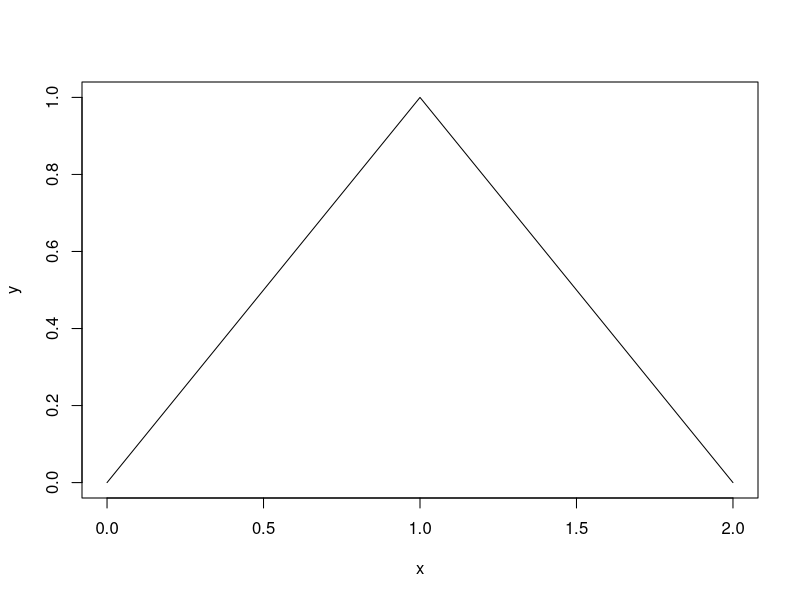
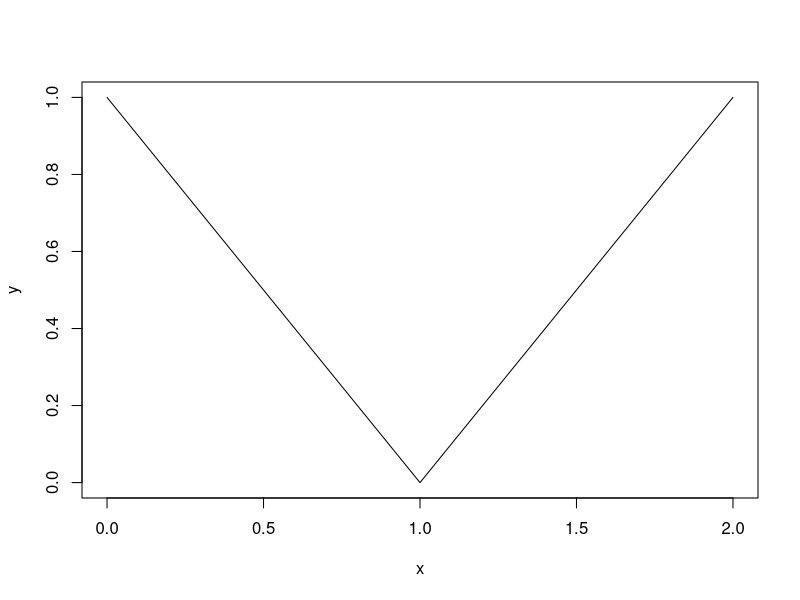
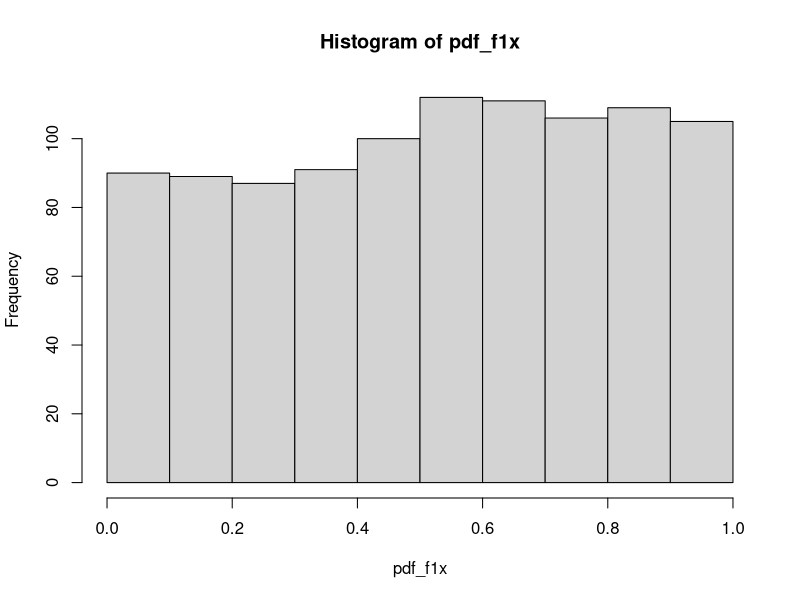
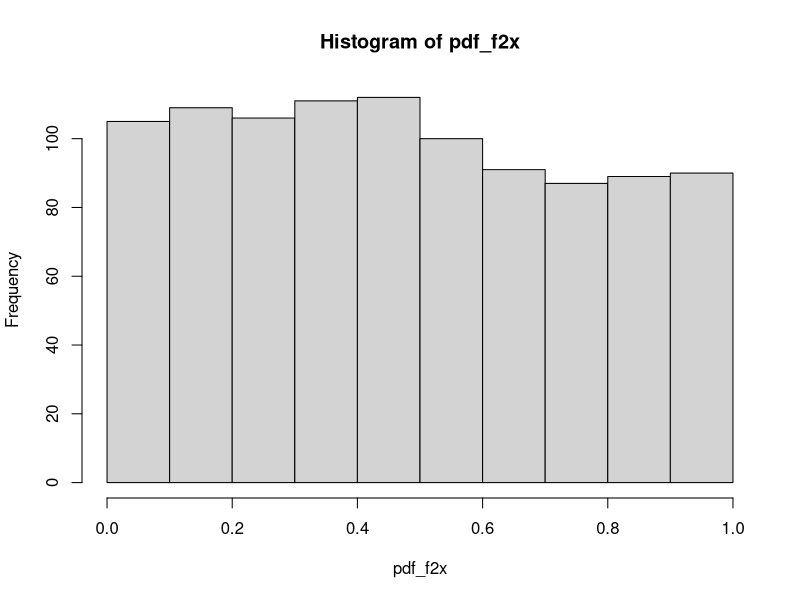
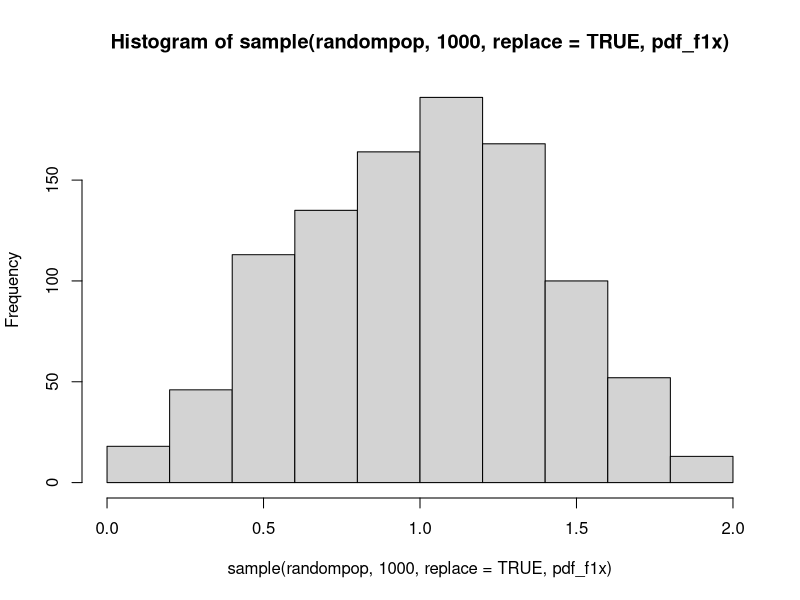
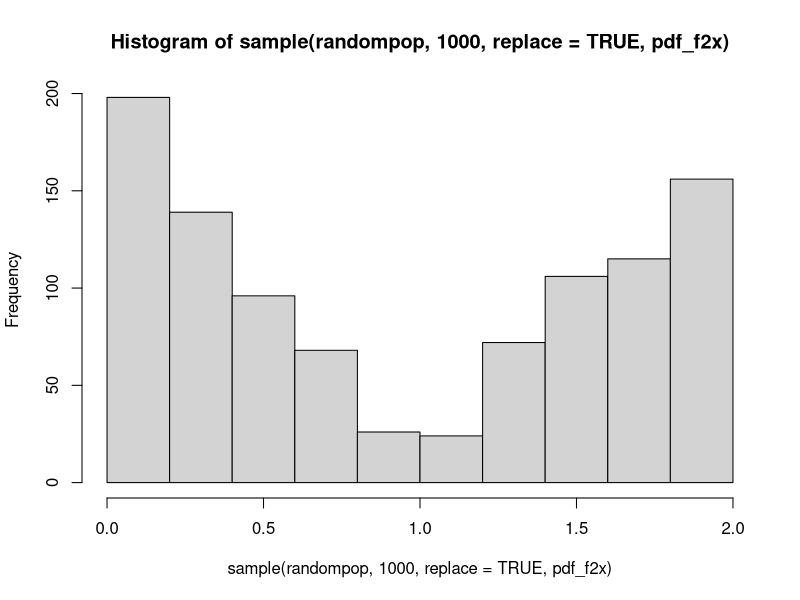
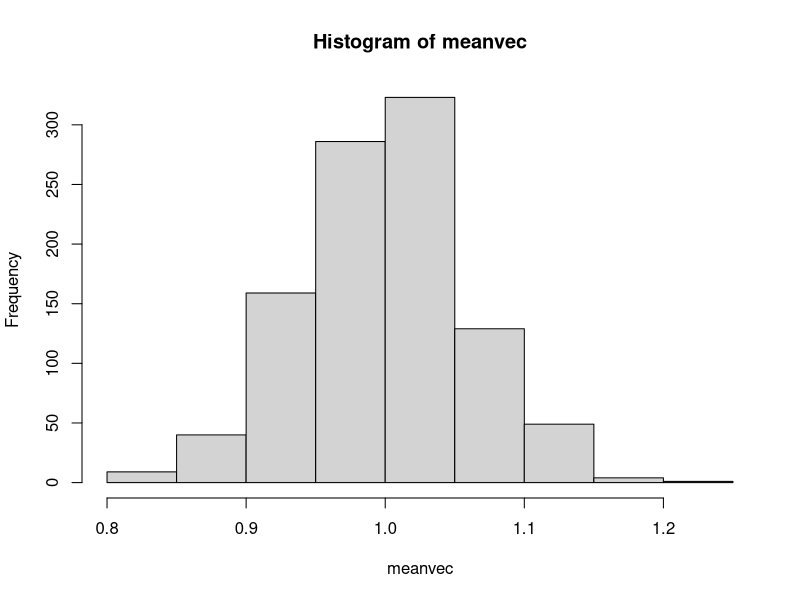
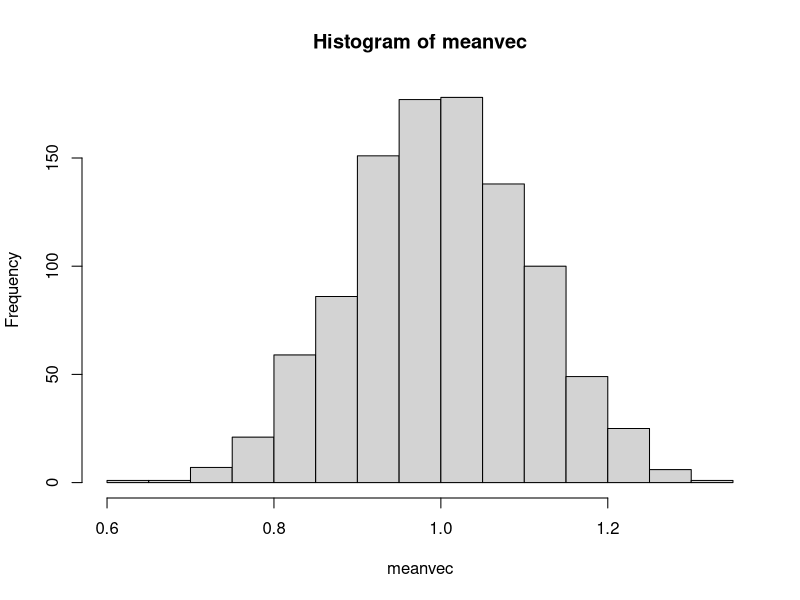

Generate these figures, in order, with R:
## ---- chunk 1
knitr::opts_chunk$set(message = FALSE, echo=TRUE)

# Consider function f(x) = x;      0 <=x <= 1                                            
# Since, y1 = f(x1) <- x1

f_x1 <- function(x)
{
     x
}

# Consider function  f(x) = 2 - x;  1 < x <=2                                             
#Since, y2 = f(x2) <- 2 - x2

f_x2 <- function(x)
{
     2-x
}



# Plotting the set of equations

x1 <- seq(0, 1, 0.01)
y1 <- f_x1(x1)
x2 <- seq(1, 2, 0.01)
y2 <- f_x2(x2)

x <- c(x1, x2)
y <- c(y1, y2)

plot(x, y, 'l', main = NULL)

f1x <- function(x)
{
     if(x >=0 && x <1) 
     {
          y <- x
          return (y)
     
     }else if(x > 1 && x <= 2 ) 
     {
          y <- 2 -x
          return (y)
     }
} 


f1x(1.02)

## ---- chunk 2
knitr::opts_chunk$set(message = FALSE, echo=TRUE)


y1 <- 1 - x1
y2 <- x2 - 1


x <- c(x1, x2)
y <- c(y1, y2)

plot(x, y, 'l', main = NULL)


f2x <- function(x)
{
     if(x >=0 && x <1) 
     {
          y <- 1 - x
          return (y)
     
     }else if(x > 1 && x <= 2 ) 
     {
          y <- x - 1
          return (y)
     }
} 
## ---- chunk 3


randompop <- runif(1000,0,2)

pdf_f1x <- sapply(randompop, f1x)

pdf_f2x <- sapply(randompop, f2x)

#histogram from pdf for first function
hist(pdf_f1x)
#histogram from pdf for second function
hist(pdf_f2x)
#Plotting the probabilities does not yield a congruent plot

# The PDF probabilities do not match those in the the Part 1 and Part 2 functions plots

# hecne we sample from the functions using the probabilities
hist(sample(randompop,1000, replace=TRUE,pdf_f1x))


hist(sample(randompop,1000, replace=TRUE,pdf_f2x))




##########################################################

## ---- chunk 4



calc_CLT <- function(sampsize, pdf_Func )
{
     meanvec <- NULL
     # for thousand iterations
     for(i in 1 : 1000)
     {
          randomx <- runif(1000,0,2)
          
          randomy <- sapply(randomx, pdf_Func)
          
          # get the samples from the PDF 
          samplevec <- sample(randomx, sampsize, replace=TRUE, randomy)
        

          # calculate the mean and store
          meanvec <- c(meanvec,mean(samplevec))
     }
     
    return(hist(meanvec))
     
}


# Testing calc_CLT for the PDFs


calc_CLT(50, f1x) # for PDF function 1
calc_CLT(50, f2x) # for PDF function 2

# We observe normal distribution for the sample mean of the population

## ---- chunk 5


# Verifying the Central Limit Theorem by calling the Probability Density Functions for different sample size, high and low.

# Verifying for the first PDF f1x()  
# f(x) = x;      0 <=x <= 1  
# f(x) = 2 - x;  1 < x <=2   


par(mfrow = c(3,2))

calc_CLT(500, f1x)
calc_CLT(200, f1x)
calc_CLT(100, f1x)
calc_CLT(50, f1x)
calc_CLT(10, f1x)
calc_CLT(5, f1x)



# Verifying for the first PDF f2x() 
# f(x) = 1 - x; 0 <= x <= 1
# f(x) = x - 1; 1 < x <= 2

#par(mfrow = c(3,2))

calc_CLT(500, f2x)
calc_CLT(200, f2x)
calc_CLT(100, f2x)
calc_CLT(50, f2x)
calc_CLT(10, f2x)
calc_CLT(5, f2x)




